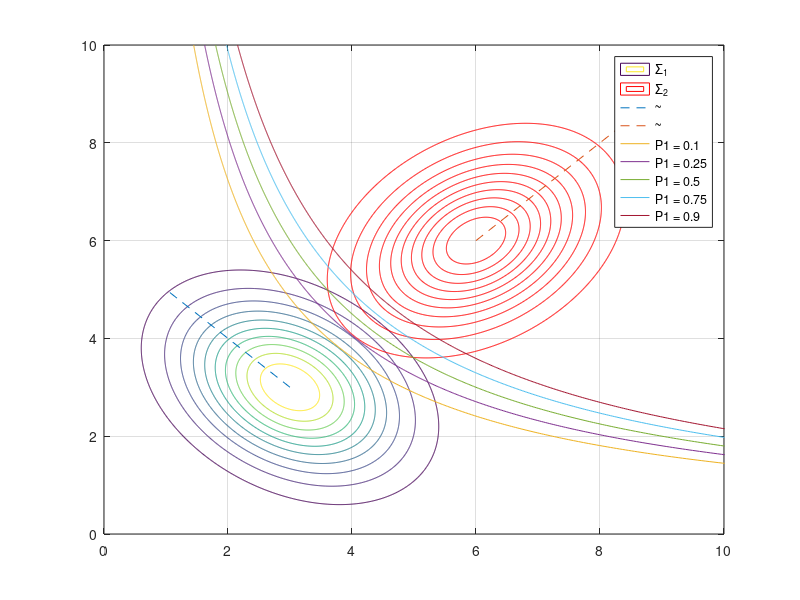

Reproduce this figure in MATLAB.
clear all
close all
DT=.01;
x1=0:DT:10;
x2=0:DT:10;
[X1,X2]=meshgrid(x1,x2);
figure(1)
mu_1=[3,3];
SIGMA_1=[1.2 -0.4;
        -0.4 1.2]
y1=mvnpdf([X1(:) X2(:)], mu_1, SIGMA_1);
y1r=reshape(y1, length(x2), length(x1));
contour(x1, x2, y1r)
grid on;
hold on;


mu_2=[6,6];
SIGMA_2=[1.2 0.4;
        0.4 1.2]
y1=mvnpdf([X1(:) X2(:)], mu_2, SIGMA_2);
y1r=reshape(y1, length(x2), length(x1));
contour(x1, x2, y1r, 'r')

plot([mu_1(1),mu_1(1)-2], [mu_1(2),mu_1(2)+2], '--')
plot([mu_2(1),mu_2(1)+3.5], [mu_2(2),mu_2(2)+3.5], '--')
grid on;


for P1 = [0.1, 0.25 ,0.5, 0.75, 0.9]
    P2 = 1 - P1;
    a=log(P1/P2);
    y = (1.61*a+18)./x1;
    plot(y,x1);
    axis([0 10 0 10]);
end
legend('\Sigma_1','\Sigma_2','~', '~','P1 = 0.1','P1 = 0.25','P1 = 0.5','P1 = 0.75','P1 = 0.9');


hold off
